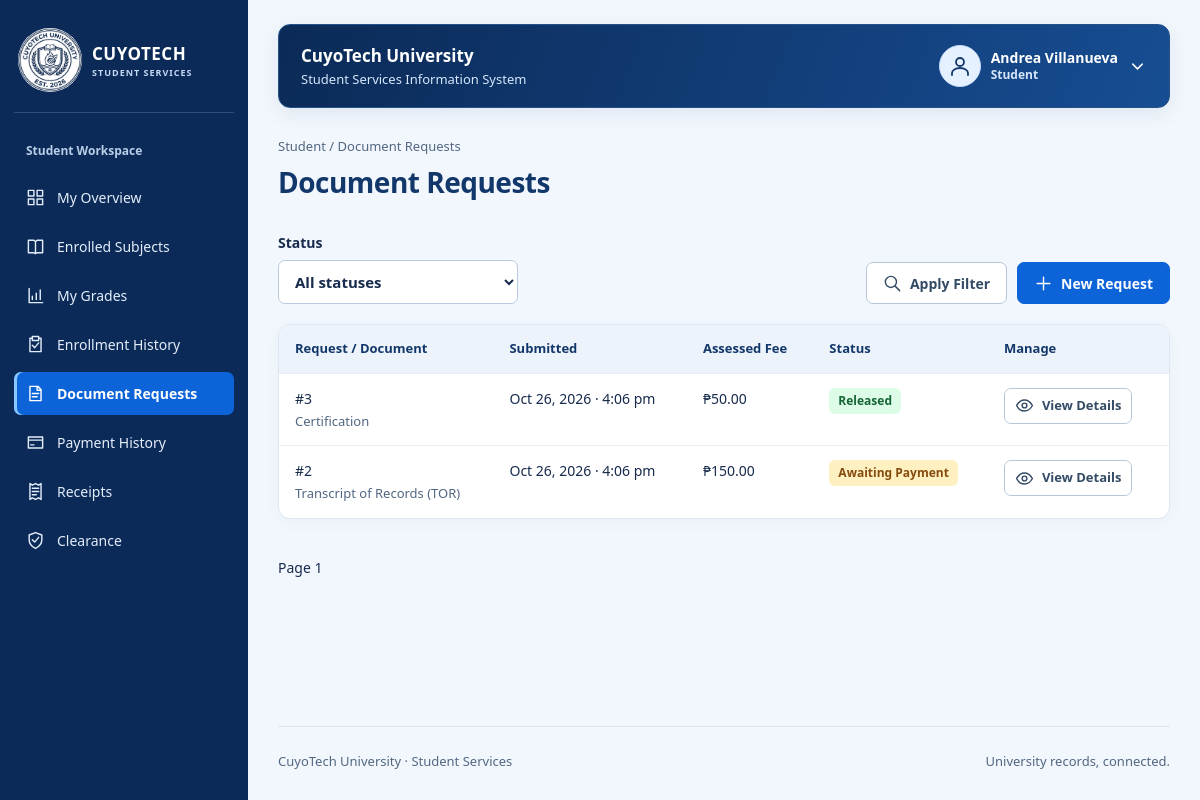
The app's page /student/document-requests.php (signed in) with its own data.
### tables this page shows
CREATE TABLE IF NOT EXISTS students (
    student_id INT AUTO_INCREMENT PRIMARY KEY,
    account_id INT NOT NULL UNIQUE,
    department_id INT NOT NULL,
    student_number VARCHAR(30) NOT NULL UNIQUE,
    first_name VARCHAR(200) NOT NULL,
    last_name VARCHAR(200) NOT NULL,
    academic_status VARCHAR(20) NOT NULL DEFAULT 'ACTIVE',
    FOREIGN KEY (account_id) REFERENCES accounts(account_id),
    FOREIGN KEY (department_id) REFERENCES departments(department_id)
);

CREATE TABLE IF NOT EXISTS accounts (
    account_id INT AUTO_INCREMENT PRIMARY KEY,
    email VARCHAR(254) NOT NULL UNIQUE,
    password_hash VARCHAR(255) NOT NULL,
    account_role VARCHAR(10) NOT NULL,
    is_active BOOLEAN NOT NULL DEFAULT TRUE,
    created_at DATETIME NOT NULL DEFAULT CURRENT_TIMESTAMP,
    updated_at DATETIME NOT NULL DEFAULT CURRENT_TIMESTAMP ON UPDATE CURRENT_TIMESTAMP
);

CREATE TABLE IF NOT EXISTS document_requests (
    request_id INT AUTO_INCREMENT PRIMARY KEY,
    student_id INT NOT NULL,
    document_type_id INT NOT NULL,
    term_id INT NOT NULL,
    clearance_department_id INT NULL,
    assessed_fee DECIMAL(10,2) NOT NULL,
    purpose VARCHAR(1000) NOT NULL,
    request_status VARCHAR(20) NOT NULL DEFAULT 'PENDING',
    eligibility_status VARCHAR(20) NOT NULL DEFAULT 'UNCHECKED',
    reviewed_by_staff_id INT NULL,
    reviewed_at DATETIME NULL,
    rejection_reason VARCHAR(1000) NULL,
    requested_at DATETIME NOT NULL DEFAULT CURRENT_TIMESTAMP,
    ready_at DATETIME NULL,
    released_at DATETIME NULL,
    FOREIGN KEY (student_id) REFERENCES students(student_id),
    FOREIGN KEY (document_type_id) REFERENCES document_types(document_type_id),
    FOREIGN KEY (term_id) REFERENCES academic_terms(term_id),
    FOREIGN KEY (clearance_department_id) REFERENCES departments(department_id),
    FOREIGN KEY (reviewed_by_staff_id) REFERENCES staff_users(staff_id)
);

CREATE TABLE IF NOT EXISTS document_types (
    document_type_id INT AUTO_INCREMENT PRIMARY KEY,
    document_name VARCHAR(120) NOT NULL UNIQUE,
    fee_amount DECIMAL(10,2) NOT NULL,
    clearance_required BOOLEAN NOT NULL,
    is_active BOOLEAN NOT NULL DEFAULT TRUE
);

### config/database.php (called while the page is built)
<?php
function config(): array
{
    return [
        'host' => '127.0.0.1',
        'port' => '3306',
        'database' => 'cuyotech_ssis_db',
        'username' => 'root',
        'password' => '',
        'base_url' => '/CuyoTech-SSIS',
        'campus_image' => '',
        'grade_values' => [],
    ];
}
function db(): PDO
{
    static $pdo;
    if (!$pdo) {
        $c = config();
        $pdo = new PDO(
            "mysql:host={$c['host']};port={$c['port']};dbname={$c['database']}",
            $c['username'],
            $c['password'],
            [
                PDO::ATTR_ERRMODE => PDO::ERRMODE_EXCEPTION,
                PDO::ATTR_DEFAULT_FETCH_MODE => PDO::FETCH_ASSOC,
                PDO::ATTR_EMULATE_PREPARES => false,
            ]
        );
        $pdo->exec("SET time_zone = '+00:00'");
    }
    return $pdo;
}

### includes/auth.php (called while the page is built, shortened)
<?php
require_once __DIR__ . '/functions.php';
function current_user(): ?array
{
    $user = one('SELECT a.account_id, a.email, a.account_role, a.is_active,
        COALESCE(s.first_name,f.first_name) AS first_name,COALESCE(s.last_name,f.last_name) AS last_name,
        s.student_id, s.department_id AS student_department_id, TRIM(CONCAT(s.first_name,CHAR(32),s.last_name)) AS student_name,
        f.staff_id, TRIM(CONCAT(f.first_name,CHAR(32),f.last_name)) AS staff_name, f.staff_role, f.access_scope, f.department_id
        FROM accounts a LEFT JOIN students s ON s.account_id=a.account_id
        LEFT JOIN staff_users f ON f.account_id=a.account_id WHERE a.account_id=?', [$_SESSION['account_id']]);
    $user['role'] = $user['account_role'] === 'STUDENT' ? 'STUDENT' : $user['staff_role'];
    $user['full_name'] = $user['student_name'] ?: $user['staff_name'];
    return $user;
}
function require_role(string ...$allowed): array
{
    $user = current_user();
    return $user;
}
function portal(array $user): string
{
    return strtolower($user['role']);
}

### student/document-requests.php (the view, shortened to what this page needs)
<?php
require_once __DIR__ . '/../includes/auth.php';
$user = require_role('STUDENT');
$params = [$user['student_id']];
$filter = '';
$list = rows('SELECT r.*,d.document_name FROM document_requests r JOIN document_types d ON d.document_type_id=r.document_type_id WHERE r.student_id=?' . $filter . ' ORDER BY r.request_id DESC' . page_limit(), $params);
$title = 'Document Requests';
require __DIR__ . '/../includes/header.php';
?>
<form class="toolbar" method="get">
    <label>Status<select name="status">
            <option value="">All statuses</option>
        </select>
    </label>
    <div class="toolbar-actions">
        <button type="submit" class="secondary"><?= icon('search') ?> Apply Filter</button>
        <a class="button" href="<?= e(url('student/request-create.php')) ?>"><?= icon('add') ?> New Request</a>
    </div>
</form>
<section class="panel flush">
    <div class="table-wrap">
        <table>
            <thead>
                <tr>
                    <th>Request / Document</th>
                    <th>Submitted</th>
                    <th>Assessed Fee</th>
                    <th>Status</th>
                    <th>Manage</th>
                </tr>
            </thead>
            <tbody>
                <?php foreach ($list as $row): ?>
                    <tr>
                        <td>#<?= e($row['request_id']) ?>
                            <span class="muted">
                                <?= e($row['document_name']) ?>
                            </span>
                        </td>
                        <td>
                            <?= e(date_label($row['requested_at'])) ?>
                        </td>
                        <td>
                            <?= e(money($row['assessed_fee'])) ?>
                        </td>
                        <td>
                            <?= badge($row['request_status']) ?>
                        </td>
                        <td>
                            <a class="button secondary compact" href="<?= e(url('student/request-details.php?id=' . $row['request_id'])) ?>"><?= icon('eye') ?> View Details</a>
                        </td>
                    </tr>
                <?php endforeach; ?>
            </tbody>
        </table>
    </div>
</section>
<?php pagination(); ?>
<?php require __DIR__ . '/../includes/footer.php'; ?>

### includes/header.php (shortened to what this page needs)
<!doctype html>
<html lang="en">
<head>
    <link rel="stylesheet" href="<?= e(url('assets/css/app.css')) ?>">
</head>
<body class="portal-layout">
    <header class="topbar">
        <div class="workspace-name">CuyoTech University<small>Student Services Information System</small></div>
        <button type="button" class="menu-toggle" aria-controls="portal-nav" aria-expanded="false"><?= icon('menu') ?> Menu</button>
        <details class="profile-menu">
            <summary aria-label="Open account menu">
                <span class="avatar"><?= icon('profile') ?></span>
                <span class="profile-identity"><strong><?= e($user['full_name']) ?></strong><small><?= e(ui_label($user['role'])) ?></small></span>
                <?= icon('chevron') ?>
            </summary>
        </details>
    </header>
    <div class="shell">
        <?php require __DIR__ . '/sidebar.php'; ?>
        <main class="content" id="main" tabindex="-1">
            <div class="eyebrow">
                <?= e(ui_label($user['role'])) ?> / <?= e(ucwords($title)) ?>
            </div>
            <div class="page-heading">
                <div>
                    <h1>
                        <?= e(ucwords($title)) ?>
                    </h1>
                </div>
            </div>

### includes/functions.php (shortened to what this page needs)
<?php
require_once __DIR__ . '/../config/database.php';
function e($value): string
{
    return htmlspecialchars((string) ($value ?? ''), ENT_QUOTES | ENT_SUBSTITUTE, 'UTF-8');
}
function url(string $path): string
{
    return config()['base_url'] . '/' . ltrim($path, '/');
}
function query(string $sql, array $params = []): PDOStatement
{
    $stmt = db()->prepare($sql);
    $stmt->execute($params);
    return $stmt;
}
function rows(string $sql, array $params = []): array
{
    return query($sql, $params)->fetchAll();
}
function one(string $sql, array $params = []): ?array
{
    return query($sql, $params)->fetch() ?: null;
}
function input(string $name, string $default = ''): string
{
    $value = $_POST[$name] ?? $_GET[$name] ?? $default;
    return is_string($value) ? trim($value) : $default;
}
function money($value): string
{
    return '₱' . number_format((float) $value, 2);
}
function date_label(?string $value): string
{
    return $value ? (new DateTimeImmutable($value, new DateTimeZone('UTC')))->setTimezone(new DateTimeZone('Asia/Manila'))->format('M j, Y · g:i a') : '—';
}
function badge(string $value): string
{
    return '<span class="badge ' . e(strtolower($value)) . '">' . e(ui_label($value)) . '</span>';
}
function page_limit(): string
{
    $page = max(1, min(100000, (int) input('page', '1')));
    return ' LIMIT 21 OFFSET ' . (($page - 1) * 20);
}
function pagination(): void
{
    $page = max(1, (int) input('page', '1'));
    echo '<nav class="pagination" aria-label="Pagination">';
    echo '<span>Page ' . e($page) . '</span>
</nav>';
}
function icon(string $name): string
{
    $aliases = ['accounts' => 'users', 'students' => 'student', 'departments' => 'building', 'courses' => 'graduation', 'subjects' => 'book', 'enrollments' => 'enrollment', 'terms' => 'calendar', 'grades' => 'results', 'document-requests' => 'file', 'service-catalog' => 'catalog', 'receipts' => 'receipt', 'payments' => 'payment', 'clearance' => 'shield', 'clearances' => 'shield', 'clearance-status' => 'shield', 'activity-log' => 'activity'];
    $paths = [
        'enrollment' => 'M8 4H5v17h14V4h-3 M8 2h8v5H8z M8 13l3 3 5-6',
        'student' => 'M5 21v-2a7 5 0 0 1 14 0v2 M8 8v3a4 4 0 0 0 8 0V8 M3 5l9-4 9 4-9 4z M21 5v7',
        'building' => 'M4 21V3h16v18 M2 21h20 M8 7h2 M14 7h2 M8 11h2 M14 11h2 M10 21v-6h4v6',
        'graduation' => 'M2 8l10-5 10 5-10 5z M6 11v6q6 5 12 0v-6 M22 8v10',
        'results' => 'M4 3v18h17 M8 17v-4 M13 17V9 M18 17V5',
        'receipt' => 'M5 2l3 2 4-2 4 2 3-2v20l-3-2-4 2-4-2-3 2z M8 8h8 M8 12h8 M8 16h5',
        'shield' => 'M12 2l8 3v6c0 5-4 9-8 11-4-2-8-6-8-11V5z m-4 9 3 3 5-6',
        'catalog' => 'M4 3h16v18H4z M8 7h2 M13 7h3 M8 12h2 M13 12h3 M8 17h2 M13 17h3',
        'back' => 'M20 12H4 m7-7-7 7 7 7',
        'chevron' => 'm6 9 6 6 6-6',
        'dashboard' => 'M3 3h7v7H3z M14 3h7v7h-7z M3 14h7v7H3z M14 14h7v7h-7z',
        'users' => 'M16 21v-2a4 4 0 0 0-4-4H6a4 4 0 0 0-4 4v2 M9 11a4 4 0 1 0 0-8 4 4 0 0 0 0 8 M17 4a4 4 0 0 1 0 8 M22 21v-2a4 4 0 0 0-3-4',
        'book' => 'M3 4h7l2 2 2-2h7v16h-7l-2 1-2-1H3z M12 6v15',
        'calendar' => 'M4 5h16v16H4z M8 2v6 M16 2v6 M4 11h16',
        'file' => 'M5 3h10l4 4v14H5z M14 3v5h5 M8 12h8 M8 16h6',
        'check' => 'm4 12 5 5L20 6',
        'close' => 'm6 6 12 12 M18 6 6 18',
        'payment' => 'M3 5h18v14H3z M3 9h18 M6 15h4',
        'activity' => 'M3 12h4l3-8 4 16 3-8h4',
        'profile' => 'M12 12a4 4 0 1 0 0-8 4 4 0 0 0 0 8 M4 21v-2a8 5 0 0 1 16 0v2',
        'search' => 'M10 17a7 7 0 1 0 0-14 7 7 0 0 0 0 14 m5-2 6 6',
        'add' => 'M12 4v16 M4 12h16',
        'edit' => 'm4 15 12-12 5 5L9 20H4z M14 5l5 5',
        'eye' => 'M2 12s4-7 10-7 10 7 10 7-4 7-10 7S2 12 2 12 M12 15a3 3 0 1 0 0-6 3 3 0 0 0 0 6',
        'logout' => 'M9 4H3v16h6 M9 12h12 m-5-5 5 5-5 5',
        'print' => 'M6 9V3h12v6 M6 17H3V9h18v8h-3 M6 14h12v7H6z',
        'menu' => 'M3 6h18 M3 12h18 M3 18h18',
        'delete' => 'M3 6h18 M9 6V3h6v3 M5 6l1 15h12l1-15 M10 10v7 M14 10v7',
    ];
    $name = $aliases[$name] ?? $name;
    $path = $paths[$name] ?? $paths['file'];
    return '<svg class="icon" viewBox="0 0 24 24" fill="none" stroke="currentColor" stroke-width="1.8" stroke-linecap="round" stroke-linejoin="round" aria-hidden="true" focusable="false"><path d="' . $path . '"/></svg>';
}
function ui_label(string $value): string
{
    $labels = ['ADMIN' => 'Administrator', 'DEPARTMENT' => 'Department Staff', 'UNIVERSITY' => 'University-wide'];
    return $labels[$value] ?? ucwords(strtolower(str_replace('_', ' ', $value)));
}
?>

### includes/sidebar.php
<?php
$menus = [
    'ADMIN' => ['dashboard' => 'Overview', 'accounts' => 'User accounts', 'service-catalog' => 'Service catalog', 'departments' => 'Departments', 'courses' => 'Courses', 'subjects' => 'Subjects', 'terms' => 'Academic terms', 'activity-log' => 'Request activity'],
    'STUDENT' => ['dashboard' => 'My overview', 'subjects' => 'Enrolled subjects', 'grades' => 'My grades', 'enrollments' => 'Enrollment history', 'document-requests' => 'Document requests', 'payments' => 'Payment history', 'receipts' => 'Receipts', 'clearance' => 'Clearance'],
    'REGISTRAR' => ['dashboard' => 'Registrar desk', 'enrollments' => 'Enrollments', 'grades' => 'Grade records', 'document-requests' => 'Document requests', 'clearance-status' => 'Clearance status'],
    'CASHIER' => ['dashboard' => 'Cashier desk', 'payments' => 'Payment verification', 'receipts' => 'Issued receipts'],
    'DEPARTMENT' => ['dashboard' => 'Department desk', 'clearances' => 'Clearance processing', 'students' => 'Department students'],
];
$page = basename($_SERVER['SCRIPT_NAME'], '.php');
$parentPages = [
    'account-create' => 'accounts',
    'account-edit' => 'accounts',
    'account-toggle' => 'accounts',
    'request-create' => 'document-requests',
    'request-details' => 'document-requests',
    'enrollment-details' => 'enrollments',
    'grade-entry' => 'grades',
    'payment-create' => 'payments',
    'payment-details' => 'payments',
    'verify-payment' => 'payments',
    'clearance-details' => 'clearances'
];
$activePage = $parentPages[$page] ?? $page;
?>
<nav class="sidebar" id="portal-nav" aria-label="Portal navigation">
    <a class="brand" href="<?= e(url(portal($user) . '/dashboard.php')) ?>">
        <span class="brand-emblem"><img class="university-logo" src="<?= e(url('assets/images/CuyoTech-Logo.png')) ?>" alt="" width="80" height="80"></span>
        <div>CUYOTECH<small>STUDENT SERVICES</small>
        </div>
    </a>
    <div class="label"><?= e(ui_label($user['role'])) ?> Workspace</div>
    <?php foreach ($menus[$user['role']] as $file => $label): ?>
        <a <?= $activePage === $file ? 'aria-current="page"' : '' ?> class="<?= $activePage === $file ? 'active' : '' ?>" href="<?= e(url(portal($user) . '/' . $file . '.php')) ?>">
            <?= icon($file) ?>
            <?= e(ucwords($label)) ?>
        </a>
    <?php endforeach; ?>
</nav>

### records on screen
students: account.account_role "Student", account.account_role "My Overview", account.account_role "Enrolled Subjects", account.account_role "My Grades", account.account_role "Enrollment History", account.account_role "Document Requests", account.account_role "Payment History", account.account_role "Receipts", account.account_role "Clearance"
document_requests: request_id "3", document_type.document_name "Certification", requested_at "Oct 26, 2026 · 4:06 pm", assessed_fee "₱50.00", request_status "Released"
document_requests: request_id "2", document_type.document_name "Transcript of Records (TOR)", requested_at "Oct 26, 2026 · 4:06 pm", assessed_fee "₱150.00", request_status "Awaiting Payment"

### other values on screen
$user['full_name'] "Andrea Villanueva"
$title "Document Requests"
$page "1"
